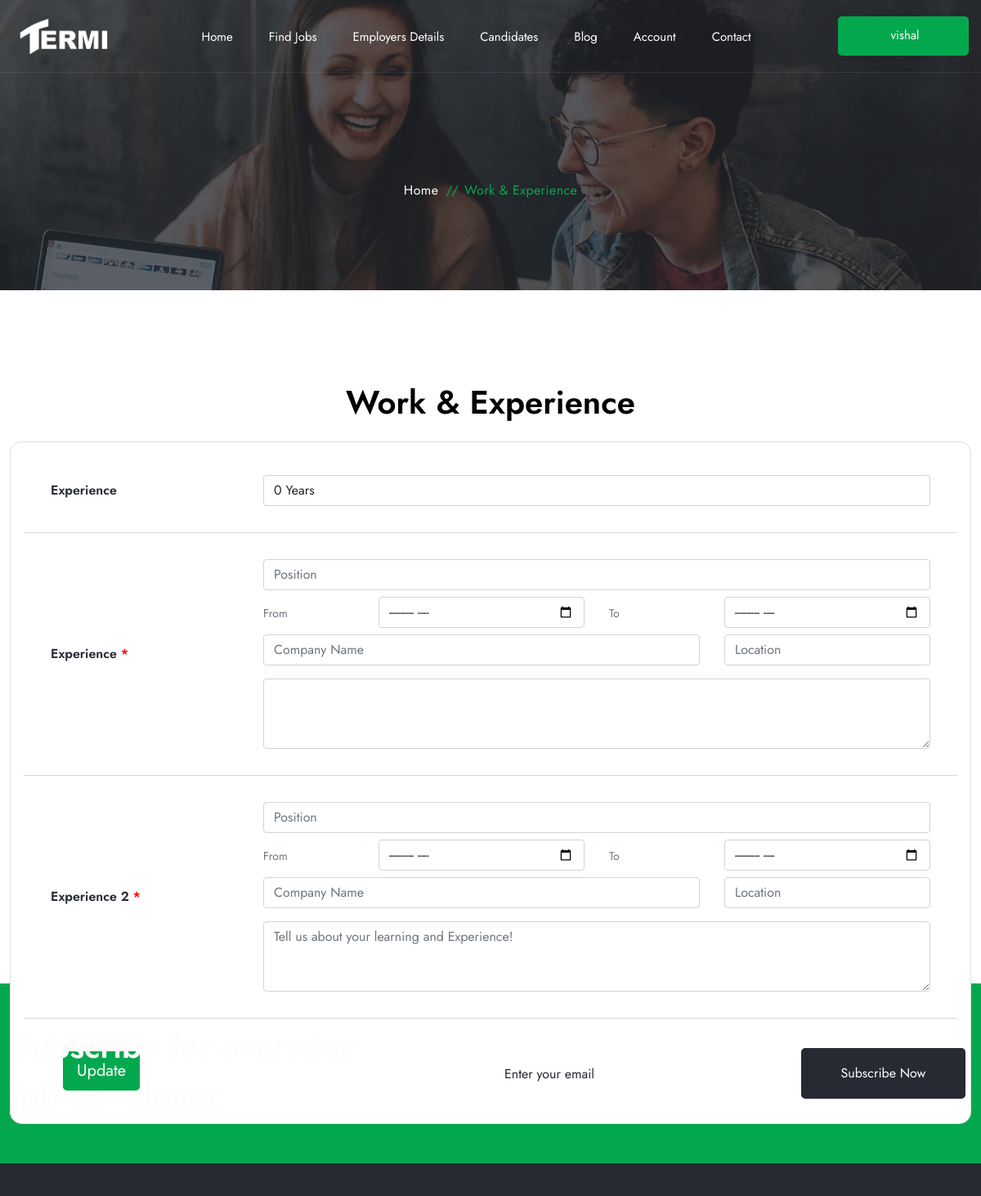
Before: /exp_update/vishal (signed in, upper part) with the older database file.
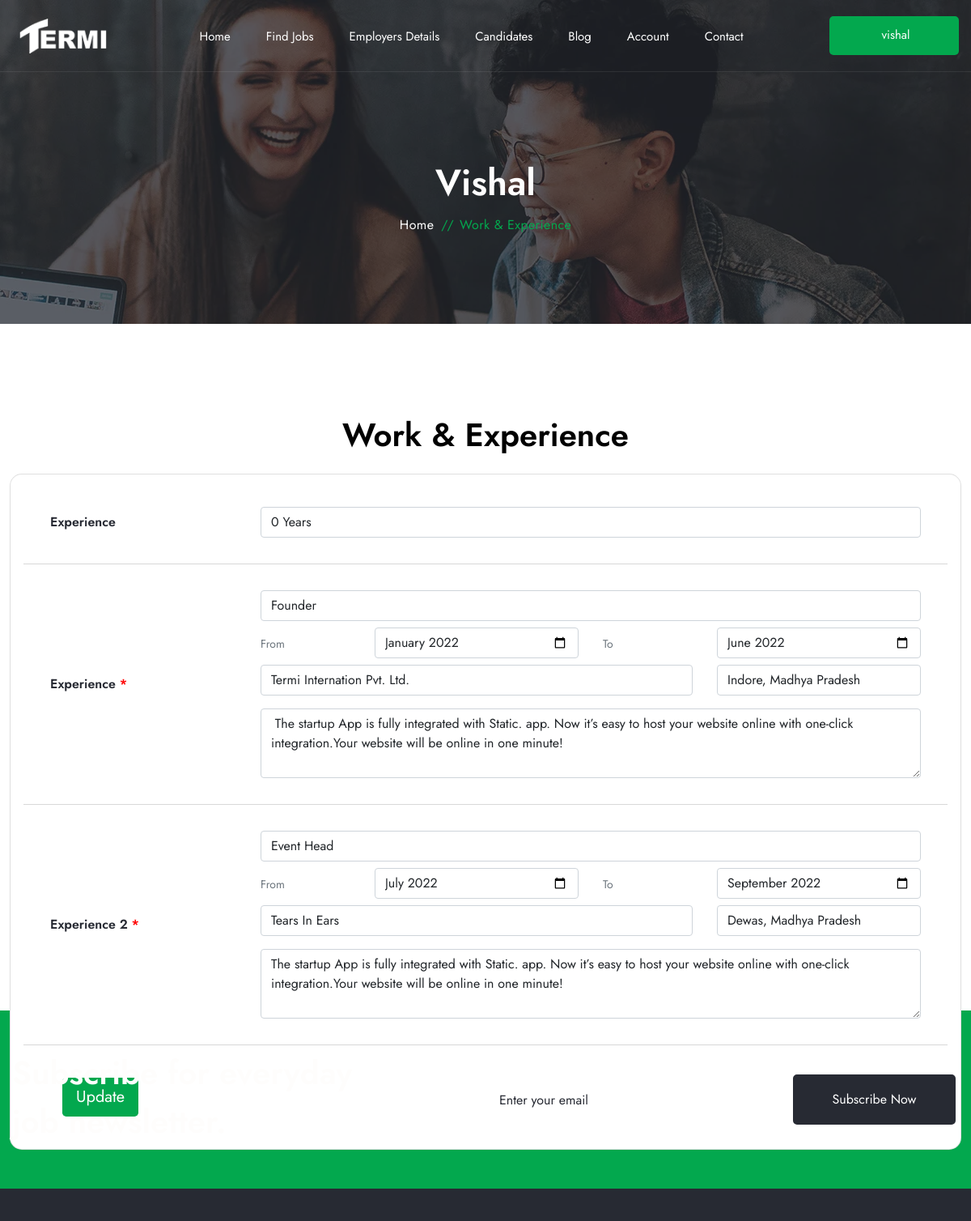
After: the same page with the newer database file.
### intern/models.py (models this page shows)
class UserExperience(models.Model):
    user = models.OneToOneField(User, on_delete=models.CASCADE)
    experience = models.CharField(max_length=10)
    exp_position_1 = models.CharField(max_length=50)
    exp_from_1 = models.CharField(max_length=50)
    exp_to_1 = models.CharField(max_length=50)
    exp_comp_1 = models.CharField(max_length=50)
    exp_location_1 = models.CharField(max_length=50)
    exp_about_1 = models.CharField(max_length=50)
    exp_position_2 = models.CharField(max_length=50)
    exp_from_2 = models.CharField(max_length=50, default="00/00/0000")
    exp_to_2 = models.CharField(max_length=50)
    exp_comp_2 = models.CharField(max_length=50)
    exp_location_2 = models.CharField(max_length=50)
    exp_about_2 = models.CharField(max_length=50)

### intern/views.py (the view)
# urls.py: path('exp_update/<user_obj>', views.exp_update, name='exp_update'),
def exp_update(request, user_obj):
    current = request.user.is_authenticated
    title = "User Experience Update"
    if current:
        if request.method == 'POST':
            username = request.user
            experience = request.POST.get('experience')
            print(experience)
            exp_position_1 = request.POST.get('exp_position_1')
            exp_from_1 = request.POST.get('exp_from_1')
            exp_to_1 = request.POST.get('exp_to_1')
            exp_comp_1 = request.POST.get('exp_comp_1')
            exp_location_1 = request.POST.get('exp_location_1')
            exp_about_1 = request.POST.get('exp_about_1')
            print(exp_about_1)
            exp_position_2 = request.POST.get('exp_position_2')
            exp_from_2 = request.POST.get('exp_from_2')
            exp_to_2 = request.POST.get('exp_to_2')
            exp_comp_2 = request.POST.get('exp_comp_2')
            exp_location_2 = request.POST.get('exp_location_2')
            exp_about_2 = request.POST.get('exp_about_2')
            print(exp_about_1)
            print(experience)
            exp_obj = UserExperience.objects.filter(user=request.user).first()
            user_experience = UserExperience(id=exp_obj.id, user=username, experience=experience, exp_position_1=exp_position_1, exp_from_1=exp_from_1, exp_to_1=exp_to_1, exp_comp_1=exp_comp_1, exp_location_1=exp_location_1,
                                             exp_about_1=exp_about_1, exp_position_2=exp_position_2, exp_from_2=exp_from_2, exp_to_2=exp_to_2, exp_comp_2=exp_comp_2, exp_location_2=exp_location_2, exp_about_2=exp_about_2)
            print(user_experience)
            user_experience.save()
            return redirect(profile)
    else:
        return redirect(login)
    exp_obj = UserExperience.objects.filter(user=request.user).first()
    return render(request, 'experience_update.html', {'title': title, 'exp': exp_obj})

### intern/templates/experience_update.html (shortened to what the changed rows need)
{% extends 'base.html' %} {% load static %} {% block content %}
  <div
    class="page-header-area sec-overlay sec-overlay-black"
    data-bg-img="{% static 'img/photos/bg2.webp' %}"
  >
    <div class="container pt--0 pb--0">
      <div class="row">
        <div class="col-12">
          <div class="page-header-content">
            <h2 class="title">{{exp.user}}</h2>
            <nav class="breadcrumb-area">
              <ul class="breadcrumb justify-content-center">
              </ul>
            </nav>
          </div>
        </div>
      </div>
    </div>
  </div>
  <div class="mb-5 z-0">
    <section class="vh-100 mb-5" style="background-color: #fff">
      <div class="container h-100">
        <div class="row d-flex justify-content-center align-items-center h-100">
          <div>
            <h1 class="text-black text-center mb-4">Work & Experience</h1>
            <form action="" method="post" enctype="multipart/form-data">
              <div class="card" style="border-radius: 15px">
                <div class="card-body">
                  <div class="row align-items-center pt-4 pb-3">
                    <div class="col-md-9 pe-5">
                      <select
                        class="select form-control"
                        name="experience"
                        id="type"
                        value="{{exp.experience}}"
                      >
                        <option value="0 Years">0 Years</option>
                      </select>
                    </div>
                  </div>
                  <div class="row align-items-center py-3">
                    <div class="col-md-9 pe-5">
                      <div class="row">
                        <div class="col-12">
                          <input
                            type="text"
                            class="form-control form-control"
                            name="exp_position_1"
                            value="{{exp.exp_position_1}}"
                            placeholder="Position"
                          />
                        </div>
                      </div>
                      <div class="row mt-2">
                        <div class="col-4 col-md-4 col-sm-12">
                          <input
                            type="month"
                            min="1980"
                            max="2022"
                            step="1"
                            class="form-control form-control"
                            name="exp_from_1"
                            value="{{exp.exp_from_1}}"
                            placeholder="Experience From 1"
                          />
                        </div>
                        <div class="col-4 col-md-4 col-sm-12">
                          <input
                            type="month"
                            min="1980"
                            max="2022"
                            step="1"
                            class="form-control form-control"
                            name="exp_to_1"
                            value="{{exp.exp_to_1}}"
                            placeholder="Experience To 1"
                          />
                        </div>
                      </div>
                      <div class="row mt-2">
                        <div class="col-8">
                          <input
                            type="text"
                            class="form-control form-control"
                            name="exp_comp_1"
                            value="{{exp.exp_comp_1}}"
                            placeholder="Company Name"
                          />
                        </div>
                        <div class="col-4">
                          <input
                            type="text"
                            class="form-control form-control"
                            name="exp_location_1"
                            value="{{exp.exp_location_1}}"
                            placeholder="Location"
                          />
                        </div>
                      </div>
                      <div class="row mt-2">
                        <div class="col-md-12 mt-2">
                          <textarea
                            class="form-control"
                            name="exp_about_1"
                            value="{{exp.exp_about_1}}"
                            rows="3"
                            placeholder="Tell us about your learning and Experience!"
                          >
 {{exp.exp_about_1}}</textarea
                          >
                        </div>
                      </div>
                    </div>
                  </div>
                  <div class="row align-items-center py-3">
                    <div class="col-md-9 pe-5">
                      <div class="row">
                        <div class="col-12">
                          <input
                            type="text"
                            class="form-control form-control"
                            name="exp_position_2"
                            value="{{exp.exp_position_2}}"
                            placeholder="Position"
                          />
                        </div>
                      </div>
                      <div class="row mt-2">
                        <div class="col-4 col-md-4 col-sm-12">
                          <input
                            type="month"
                            min="1980"
                            max="2022"
                            step="1"
                            class="form-control form-control"
                            name="exp_from_2"
                            value="{{exp.exp_from_2}}"
                            placeholder="Experience From 2"
                          />
                        </div>
                        <div class="col-4 col-md-4 col-sm-12">
                          <input
                            type="month"
                            min="1980"
                            max="2022"
                            step="1"
                            class="form-control form-control"
                            name="exp_to_2"
                            value="{{exp.exp_to_2}}"
                            placeholder="Experience To 2"
                          />
                        </div>
                      </div>
                      <div class="row mt-2">
                        <div class="col-8">
                          <input
                            type="text"
                            class="form-control form-control"
                            name="exp_comp_2"
                            value="{{exp.exp_comp_2}}"
                            placeholder="Company Name"
                          />
                        </div>
                        <div class="col-4">
                          <input
                            type="text"
                            class="form-control form-control"
                            name="exp_location_2"
                            value="{{exp.exp_location_2}}"
                            placeholder="Location"
                          />
                        </div>
                      </div>
                      <div class="row mt-2">
                        <div class="col-md-12 mt-2">
                          <textarea
                            class="form-control"
                            name="exp_about_2"
                            value="{{exp.exp_about_2}}"
                            rows="3"
                            placeholder="Tell us about your learning and Experience!"
                          >
{{exp.exp_about_2}}</textarea
                          >
                        </div>
                      </div>
                    </div>
                  </div>
                </div>
              </div>
            </form>
          </div>
        </div>
      </div>
    </section>
  </div>
{% endblock content %}

Changed rows visible on the page:
added UserExperience: user "Vishal", experience "0 Years", exp_position_1 "Founder", exp_from_1 "2022-01", exp_to_1 "2022-06", exp_comp_1 "Termi Internation Pvt. Ltd.", exp_location_1 "Indore, Madhya Pradesh", exp_about_1 "The startup App is fully integrated with Static. app. Now it’s easy to host your website online with one-click integration.Your website will be online in one minute!", exp_position_2 "Event Head", exp_from_2 "2022-07", exp_to_2 "2022-09", exp_comp_2 "Tears In Ears", exp_location_2 "Dewas, Madhya Pradesh", exp_about_2 "The startup App is fully integrated with Static. app. Now it’s easy to host your website online with one-click integration.Your website will be online in one minute!"
Other visible differences:
form field experience: "0 Years" → (not shown)
form field exp_about_2: "Tell us about your learning and Experience!" → (not shown)
